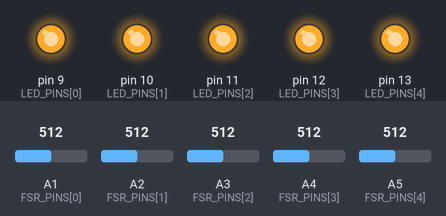
Bench run of a sketch on a simulated Arduino Uno, built with avr-gcc and run on an emulated ATmega328P. Shown: output pins drawn as LEDs (lit = HIGH). The inputs (shaded band) are chosen by the test bench; at power-on: A1 (FSR_PINS[0]) = 512, A2 (FSR_PINS[1]) = 512, A3 (FSR_PINS[2]) = 512, A4 (FSR_PINS[3]) = 512, A5 (FSR_PINS[4]) = 512. What the sketch prints to the serial monitor is not drawn.

Above: at 1.2 s.
1.3 s: A1 (FSR_PINS[0]) set to 55
2.8 s: A1 (FSR_PINS[0]) set to 46
At 3.4 s:
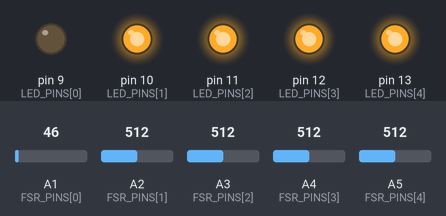
4.3 s: A2 (FSR_PINS[1]) set to 55
5.8 s: A2 (FSR_PINS[1]) set to 45
At 6.9 s:
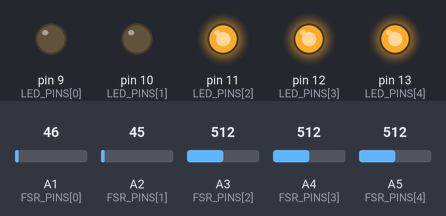
7.3 s: A3 (FSR_PINS[2]) set to 52
8.8 s: A3 (FSR_PINS[2]) set to 47
At 9.2 s:
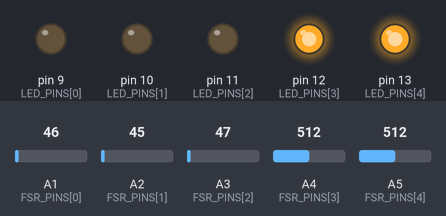
Timing chart, 0 to 11.3 s (numbered marks = the images above; inputs shaded):
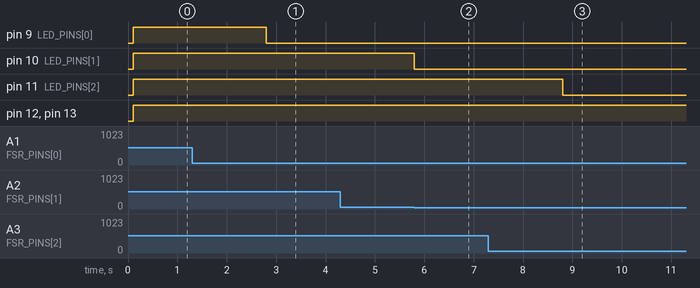

Measured:
- the behaviour switches between 50 and 49 on A1 (FSR_PINS[0]) (found by bisection; images 0 and 1)
- the behaviour switches between 50 and 49 on A2 (FSR_PINS[1]) (found by bisection; images 1 and 2)
- the behaviour switches between 50 and 49 on A3 (FSR_PINS[2]) (found by bisection; images 2 and 3)
- after the input at 1.3 s, every drawn part: stays the same
- after the input at 2.8 s, pin 9 (LED_PINS[0]): HIGH → LOW at once
- after the input at 4.3 s, every drawn part: stays the same
- after the input at 5.8 s, pin 10 (LED_PINS[1]): HIGH → LOW at once
- after the input at 7.3 s, every drawn part: stays the same
- after the input at 8.8 s, pin 11 (LED_PINS[2]): HIGH → LOW at once

The sketch:

sketch_fsr_glove.ino
```cpp
/*
 * Project: FSR Glove
 * Filename: sketch_fsr_glove.ino
 * Description:
 *      Bootloader for the FSR glove to detect finger presses.
 */

/*
 * Fields
 */
#define DEBUG 0

// FSR D9-16
//  - Datasheet for D9-40: (https://cdn.velleman.eu/downloads/25/infosheets/fsr_datasheet.pdf)
//  - 1k to 100k ohms depending on sens
//      [ ] 1K
//      [ ] 5K
//      [X] 10K
//      [ ] 20K
//      [ ] 50K
const float FSR_SENS = 50.0;
const int FSR_PINS[] = {A1, A2, A3, A4, A5};
const int NUM_FSR = sizeof(FSR_PINS) / sizeof(FSR_PINS[0]);

// Keep track of pressed states
bool fsr_pressed[NUM_FSR] = {false};

// Debounce timing for each FSR
unsigned long last_press_time[NUM_FSR] = {0};
unsigned long debounce_delay = 100; // 50ms debounce delay (adjust as needed)

// LEDs
const byte LED_PINS[] = {9, 10, 11, 12, 13};
const int NUM_LED = sizeof(LED_PINS) / sizeof(LED_PINS[0]);

// Notes
const char NOTES[] = {'G', 'F', 'E', 'D', 'C'};

/*
 * Setup
 */
void setup() {
  Serial.begin(9600);

  // Setup all 5 LEDs
  for (int i = 0; i < NUM_LED; i++) {
    pinMode(LED_PINS[i], OUTPUT);
  }
}

/*
 * Loop
 */
void loop() {
  // Get the current time
   unsigned long current_time = millis();

  // Detect finger presses
  for (int i = 0; i < NUM_FSR; i++) {
    float fsr_val = analogRead(FSR_PINS[i]);

    // TODO: Map potentiometer value to adjust this value for testing/calibration
    //       OR maybe have a calibration button phase (only if there is time)

    // Detect finger presses and give LED feedback for each corresponding press
    if (fsr_val >= FSR_SENS && !fsr_pressed[i] && current_time - last_press_time[i] > debounce_delay) {

      // Update pressed state and save press time
      fsr_pressed[i] = true;
      last_press_time[i] = current_time;

      // Power LED
      digitalWrite(LED_PINS[i], HIGH);

      // Log presses in the serial console
      if (DEBUG) {
        Serial.print("[DEBUG] FSR A");
        Serial.print(i+1);  // A1-A5
        Serial.print(": ");
        Serial.println(fsr_val);
      }

      // Send text via serial port to device dependent on the press of each finger
      Serial.print("A");
      Serial.println(i+1); // A1-A5
      Serial.println(NOTES[i]);
    }

    // Check for release of the key press
    else if (fsr_val < FSR_SENS && fsr_pressed[i] && current_time - last_press_time[i] > debounce_delay) {

      // Update pressed state and save release time
      fsr_pressed[i] = false;
      last_press_time[i] = current_time;

      // Power off LED
      digitalWrite(LED_PINS[i], LOW);
    }
  }

}
```
